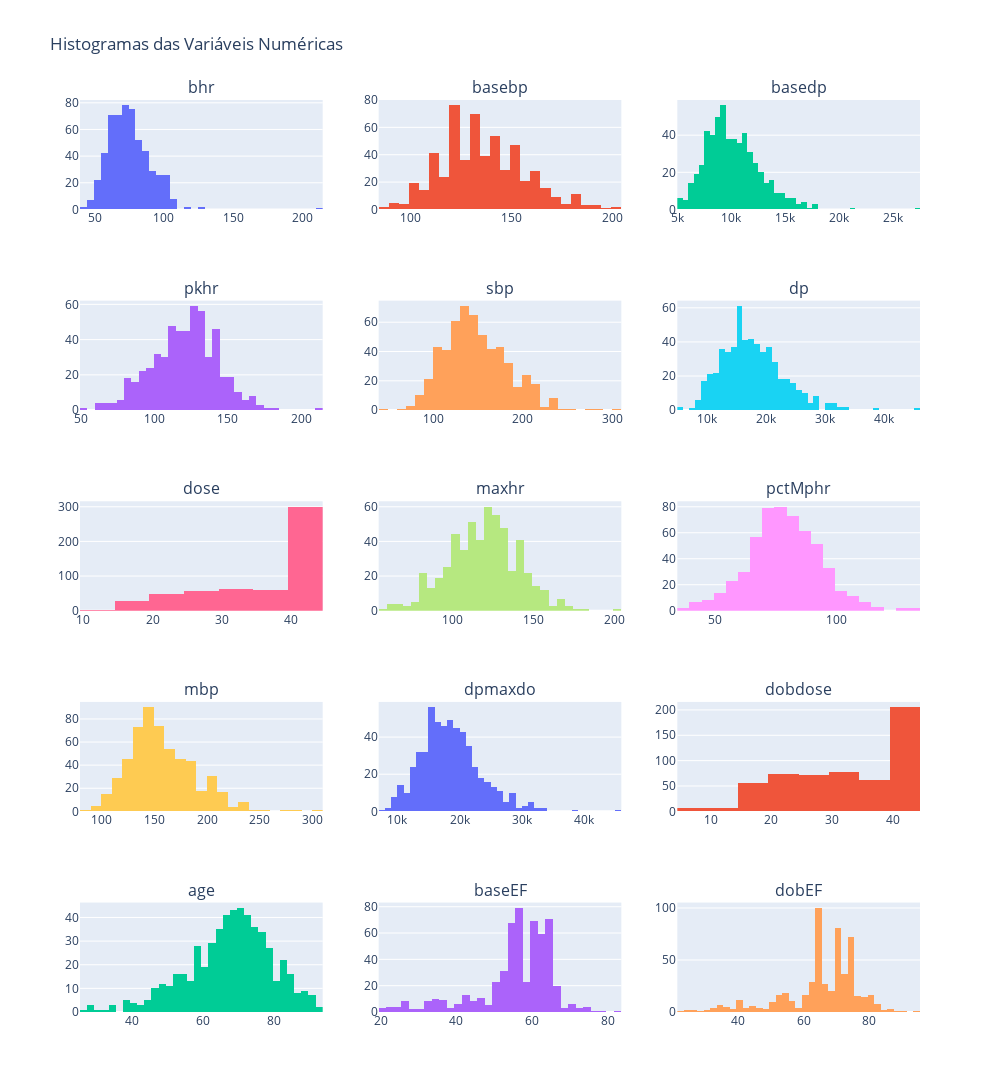

Here is the notebook cell this chart was saved with:
### Code cell
import pandas as pd
import plotly.express as px
from plotly.subplots import make_subplots
import plotly.graph_objects as go

# Supondo que 'data' seja o DataFrame já carregado com seus dados

# Lista de variáveis numéricas
numeric_vars = ['bhr', 'basebp', 'basedp', 'pkhr', 'sbp', 'dp', 'dose', 
                'maxhr', 'pctMphr', 'mbp', 'dpmaxdo', 'dobdose', 'age', 
                'baseEF', 'dobEF']

# Criar subplots - ajustando o número de linhas e colunas com base no número de variáveis numéricas
num_cols = 3  # Número de colunas que você deseja no grid
num_rows = -(-len(numeric_vars) // num_cols)  # Calculando o número de linhas necessárias

# Criar a figura dos subplots
fig = make_subplots(rows=num_rows, cols=num_cols, subplot_titles=numeric_vars)

# Adicionar cada histograma aos subplots
for i, column in enumerate(numeric_vars):
    row = i // num_cols + 1
    col = i % num_cols + 1
    fig.add_trace(go.Histogram(x=data[column], name=column), row=row, col=col)

# Atualizar layout
fig.update_layout(height=300*num_rows, width=1000, title_text="Histogramas das Variáveis Numéricas", showlegend=False)

# Mostrar figura
fig.show()

### Figure 1 — Plotly figure (JSON) as saved in the notebook; plotly's stock layout.template omitted (floating-point values rounded to 4 significant figures; data arrays with more than 128 entries replaced by an {"elided": "..."} marker saying what was removed)
{"data": [{"name": "bhr", "type": "histogram", "x": {"elided": "558 int values"}, "xaxis": "x", "yaxis": "y"}, {"name": "basebp", "type": "histogram", "x": {"elided": "558 int values"}, "xaxis": "x2", "yaxis": "y2"}, {"name": "basedp", "type": "histogram", "x": {"elided": "558 int values"}, "xaxis": "x3", "yaxis": "y3"}, {"name": "pkhr", "type": "histogram", "x": {"elided": "558 int values"}, "xaxis": "x4", "yaxis": "y4"}, {"name": "sbp", "type": "histogram", "x": {"elided": "558 int values"}, "xaxis": "x5", "yaxis": "y5"}, {"name": "dp", "type": "histogram", "x": {"elided": "558 int values"}, "xaxis": "x6", "yaxis": "y6"}, {"name": "dose", "type": "histogram", "x": {"elided": "558 int values"}, "xaxis": "x7", "yaxis": "y7"}, {"name": "maxhr", "type": "histogram", "x": {"elided": "558 int values"}, "xaxis": "x8", "yaxis": "y8"}, {"name": "pctMphr", "type": "histogram", "x": {"elided": "558 int values"}, "xaxis": "x9", "yaxis": "y9"}, {"name": "mbp", "type": "histogram", "x": {"elided": "558 int values"}, "xaxis": "x10", "yaxis": "y10"}, {"name": "dpmaxdo", "type": "histogram", "x": {"elided": "558 int values"}, "xaxis": "x11", "yaxis": "y11"}, {"name": "dobdose", "type": "histogram", "x": {"elided": "558 int values"}, "xaxis": "x12", "yaxis": "y12"}, {"name": "age", "type": "histogram", "x": {"elided": "558 int values"}, "xaxis": "x13", "yaxis": "y13"}, {"name": "baseEF", "type": "histogram", "x": {"elided": "558 int values"}, "xaxis": "x14", "yaxis": "y14"}, {"name": "dobEF", "type": "histogram", "x": {"elided": "558 int values"}, "xaxis": "x15", "yaxis": "y15"}], "layout": {"annotations": [{"font": {"size": 16}, "showarrow": false, "text": "bhr", "x": 0.1444, "xanchor": "center", "xref": "paper", "y": 1, "yanchor": "bottom", "yref": "paper"}, {"font": {"size": 16}, "showarrow": false, "text": "basebp", "x": 0.5, "xanchor": "center", "xref": "paper", "y": 1, "yanchor": "bottom", "yref": "paper"}, {"font": {"size": 16}, "showarrow": false, "text": "basedp", "x": 0.8556, "xanchor": "center", "xref": "paper", "y": 1, "yanchor": "bottom", "yref": "paper"}, {"font": {"size": 16}, "showarrow": false, "text": "pkhr", "x": 0.1444, "xanchor": "center", "xref": "paper", "y": 0.78, "yanchor": "bottom", "yref": "paper"}, {"font": {"size": 16}, "showarrow": false, "text": "sbp", "x": 0.5, "xanchor": "center", "xref": "paper", "y": 0.78, "yanchor": "bottom", "yref": "paper"}, {"font": {"size": 16}, "showarrow": false, "text": "dp", "x": 0.8556, "xanchor": "center", "xref": "paper", "y": 0.78, "yanchor": "bottom", "yref": "paper"}, {"font": {"size": 16}, "showarrow": false, "text": "dose", "x": 0.1444, "xanchor": "center", "xref": "paper", "y": 0.56, "yanchor": "bottom", "yref": "paper"}, {"font": {"size": 16}, "showarrow": false, "text": "maxhr", "x": 0.5, "xanchor": "center", "xref": "paper", "y": 0.56, "yanchor": "bottom", "yref": "paper"}, {"font": {"size": 16}, "showarrow": false, "text": "pctMphr", "x": 0.8556, "xanchor": "center", "xref": "paper", "y": 0.56, "yanchor": "bottom", "yref": "paper"}, {"font": {"size": 16}, "showarrow": false, "text": "mbp", "x": 0.1444, "xanchor": "center", "xref": "paper", "y": 0.34, "yanchor": "bottom", "yref": "paper"}, {"font": {"size": 16}, "showarrow": false, "text": "dpmaxdo", "x": 0.5, "xanchor": "center", "xref": "paper", "y": 0.34, "yanchor": "bottom", "yref": "paper"}, {"font": {"size": 16}, "showarrow": false, "text": "dobdose", "x": 0.8556, "xanchor": "center", "xref": "paper", "y": 0.34, "yanchor": "bottom", "yref": "paper"}, {"font": {"size": 16}, "showarrow": false, "text": "age", "x": 0.1444, "xanchor": "center", "xref": "paper", "y": 0.12, "yanchor": "bottom", "yref": "paper"}, {"font": {"size": 16}, "showarrow": false, "text": "baseEF", "x": 0.5, "xanchor": "center", "xref": "paper", "y": 0.12, "yanchor": "bottom", "yref": "paper"}, {"font": {"size": 16}, "showarrow": false, "text": "dobEF", "x": 0.8556, "xanchor": "center", "xref": "paper", "y": 0.12, "yanchor": "bottom", "yref": "paper"}], "height": 1500, "showlegend": false, "title": {"text": "Histogramas das Variáveis Numéricas"}, "width": 1000, "xaxis": {"anchor": "y", "domain": [0, 0.2889]}, "xaxis10": {"anchor": "y10", "domain": [0, 0.2889]}, "xaxis11": {"anchor": "y11", "domain": [0.3556, 0.6444]}, "xaxis12": {"anchor": "y12", "domain": [0.7111, 1]}, "xaxis13": {"anchor": "y13", "domain": [0, 0.2889]}, "xaxis14": {"anchor": "y14", "domain": [0.3556, 0.6444]}, "xaxis15": {"anchor": "y15", "domain": [0.7111, 1]}, "xaxis2": {"anchor": "y2", "domain": [0.3556, 0.6444]}, "xaxis3": {"anchor": "y3", "domain": [0.7111, 1]}, "xaxis4": {"anchor": "y4", "domain": [0, 0.2889]}, "xaxis5": {"anchor": "y5", "domain": [0.3556, 0.6444]}, "xaxis6": {"anchor": "y6", "domain": [0.7111, 1]}, "xaxis7": {"anchor": "y7", "domain": [0, 0.2889]}, "xaxis8": {"anchor": "y8", "domain": [0.3556, 0.6444]}, "xaxis9": {"anchor": "y9", "domain": [0.7111, 1]}, "yaxis": {"anchor": "x", "domain": [0.88, 1]}, "yaxis10": {"anchor": "x10", "domain": [0.22, 0.34]}, "yaxis11": {"anchor": "x11", "domain": [0.22, 0.34]}, "yaxis12": {"anchor": "x12", "domain": [0.22, 0.34]}, "yaxis13": {"anchor": "x13", "domain": [0, 0.12]}, "yaxis14": {"anchor": "x14", "domain": [0, 0.12]}, "yaxis15": {"anchor": "x15", "domain": [0, 0.12]}, "yaxis2": {"anchor": "x2", "domain": [0.88, 1]}, "yaxis3": {"anchor": "x3", "domain": [0.88, 1]}, "yaxis4": {"anchor": "x4", "domain": [0.66, 0.78]}, "yaxis5": {"anchor": "x5", "domain": [0.66, 0.78]}, "yaxis6": {"anchor": "x6", "domain": [0.66, 0.78]}, "yaxis7": {"anchor": "x7", "domain": [0.44, 0.56]}, "yaxis8": {"anchor": "x8", "domain": [0.44, 0.56]}, "yaxis9": {"anchor": "x9", "domain": [0.44, 0.56]}}}
